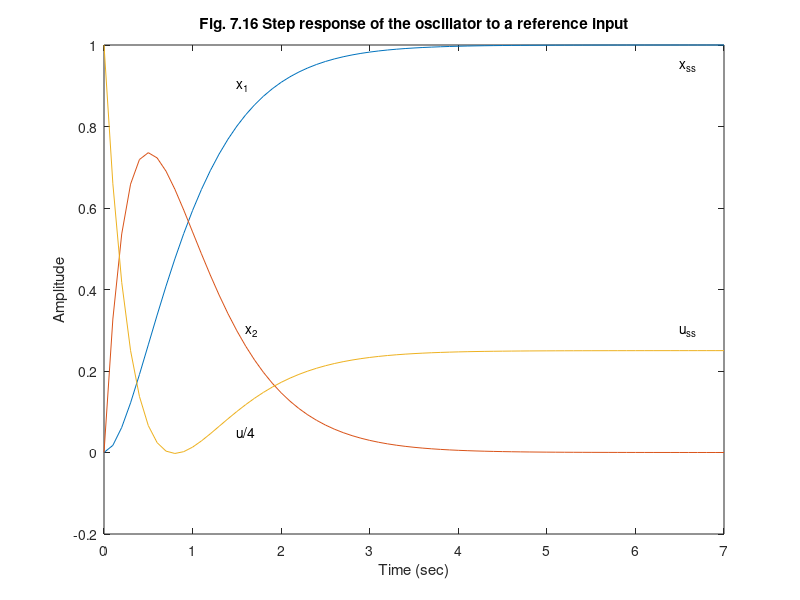

MATLAB code for this plot: (Note: this script raises an error after producing the figure.)
%  Figure 7.16      Feedback Control of Dynamic Systems, 6e
%                        Franklin, Powell, Emami
%
%
% script to generate Fig. 7.16
% fig7_16.m                                           
%
clf;
f=[0 1;-1 0];
g=[0;1];
h=[1 0];
K=[3 4];
fc=f-g*K;
gc=[4*g [1;0]];
hc=[h;[0 1]; -K/4];
jc=[0 0;0 0; 1 0];
t=0:.1:7;
sys=ss(fc,gc,hc,jc);
[y,t]=step(sys,t);
plot(t,y(:,:,1));
xlabel('Time (sec)');
ylabel('Amplitude');
text(1.5,.9,'x_1');
text(1.6,.3,'x_2');
text(1.5,.05,'u/4');
text(6.5,.3,'u_{ss}');
text(6.5,.95,'x_{ss}');
title('Fig. 7.16 Step response of the oscillator to a reference input');
nicegrid;

